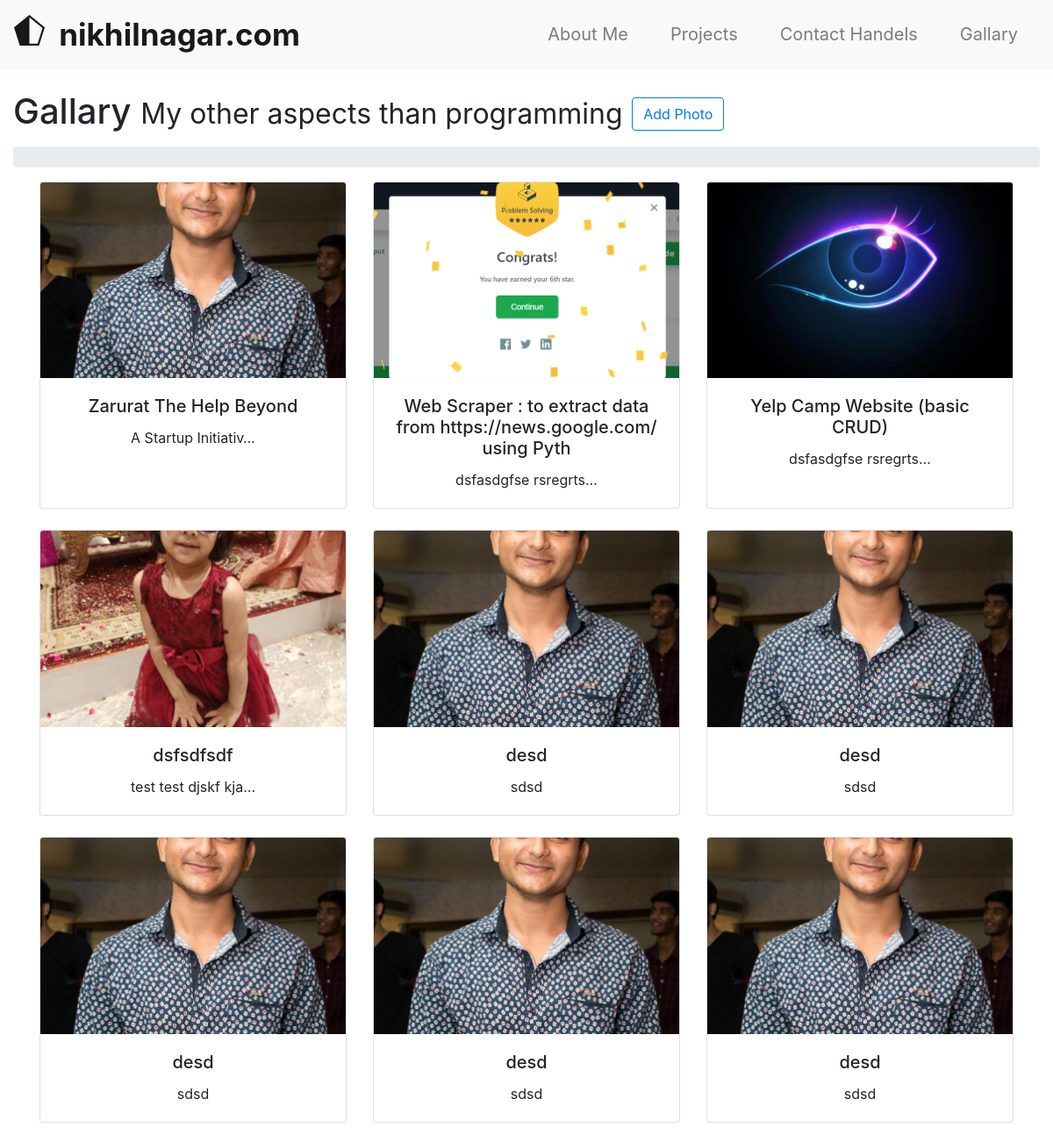
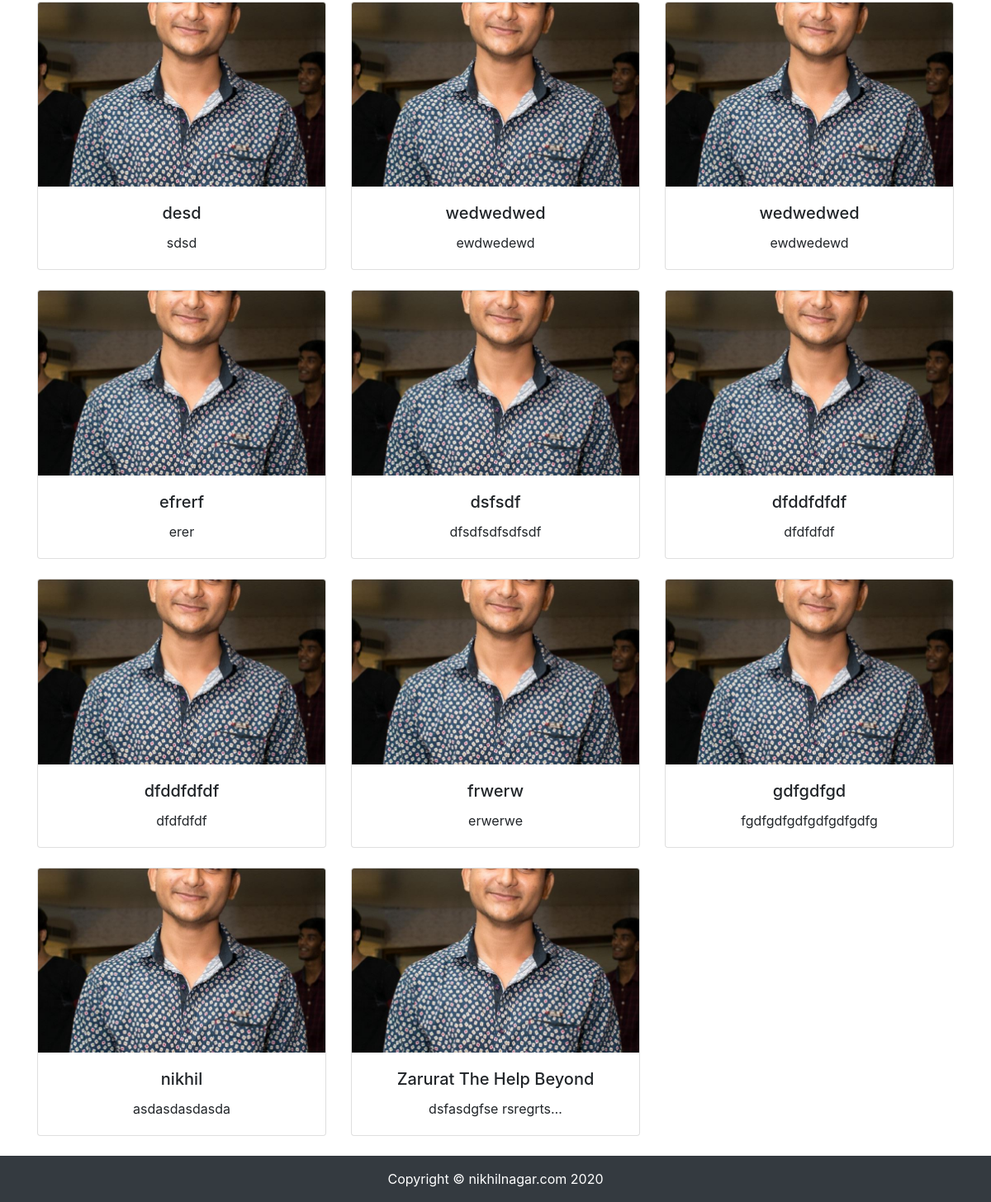
/portfolio/photocards/, run on the app's committed database (2 pictures, top to bottom).
### portfolio/models.py (models this page shows, shortened)
class Photocard(models.Model):
	title = models.CharField(max_length=70)
	description = models.CharField(max_length=400)
	photo = models.ImageField(upload_to='lifestyleuploads',default='lifestyleuploads/nikhilcompressed1.jpg')

### portfolio/views.py (the view)
# urls.py: path('photocards/',views.PhotocardListView.as_view(),name ='photocardlist'),
class PhotocardListView(ListView) :
	model = models.Photocard

### portfolio/templates/portfolio/photocard_list.html
{% extends "portfolio/base.html" %}
{% block content %}
    <h1 class="mt-4 mb-3">Gallary
      <small>My other aspects than programming</small>
      <a href="#">
      <button class='btn btn-outline-primary'>Add Photo</button></a>
    </h1>
    <div class="breadcrumb">
    </div>
     <div class="container">
    <div class="row">
    {% for postcard in object_list %}
       <div class="col-lg-4 mb-4">
        <div class="card h-100 text-center">
          <img class="card-img-top" src="{{postcard.photo.url }}" alt="xxxxxxx">
          <div class="card-body">
            <h5 class="card-title">{{postcard.title}}</h5>
            <p class="card-text">{{postcard.description|truncatechars:20}}</p>
          </div>
        </div>
      </div>
    {% endfor %}
     </div>
    </div>
{% endblock content  %}

### portfolio/templates/portfolio/base.html (shortened to what this page needs)
	<!DOCTYPE html>
	{% load static %}
	<html>
	<head>
  <link rel="stylesheet" type="text/css" href="https://stackpath.bootstrapcdn.com/font-awesome/4.7.0/css/font-awesome.min.css">
<link rel="stylesheet" href="https://cdn.rawgit.com/konpa/devicon/df6431e323547add1b4cf45992913f15286456d3/devicon.min.css">
		<link rel="stylesheet" href="https://maxcdn.bootstrapcdn.com/bootstrap/4.0.0/css/bootstrap.min.css">
        <link rel="stylesheet" href="https://cdnjs.cloudflare.com/ajax/libs/font-awesome/4.7.0/css/font-awesome.min.css">
		<link rel="stylesheet" type="text/css" href="{% static 'portfolio/base.css' %}">
	</head>
	<header>
		<nav class="navbar navbar-expand-lg navbar-light bg-light">
			<a class="navbar-brand " href="index.html" style="font-size:35px !important;font-weight:bold !important; ">
				<svg class="bi mr-2 bi-pentagon-half" width="1em" height="1em" viewBox="0 0 16 16" fill="currentColor" xmlns="http://www.w3.org/2000/svg">
					<path fill-rule="evenodd" d="M8 1.288V15h4.267l2.575-8.153L8 1.288zM16 6.5L8 0 0 6.5 3 16h10l3-9.5z" clip-rule="evenodd"/>
				</svg>
				nikhilnagar.com
			</a>
			<div class="collapse navbar-collapse" id="navbarNav">
				<ul class="nav navbar-nav ml-auto" style="	color:#817773;
	font-size: 20px;
	">
					<li class="nav-item  mx-3 ">
						<a class="nav-link" href="{% url 'portfolio:about' %}">About Me <span class="sr-only">(current)</span></a>
					</li>
					<li class="nav-item mx-3">
						<a class="nav-link" href="{% url 'portfolio:projects' %}">Projects</a>
					</li>
					<li class="nav-item mx-3">
						<a class="nav-link" href="{% url 'portfolio:contacts' %}">Contact Handels</a>
					</li>
					<li class="nav-item mx-3">
						<a class="nav-link" href="{% url 'portfolio:photocardlist' %}">Gallary</a>
					</li>
				</ul>
			</div>
		</nav>
	</header>
	<body>
<div class='container-fluid' style="min-height:100vh !important;">
		{% block content %}
		{% endblock content %}
</div>
  <footer class="py-3 bg-dark">
    <div class="container">
      <p class="m-0 text-center text-white">Copyright &copy; nikhilnagar.com 2020</p>
    </div>
  </footer>
	</body>
	</html>

### data on the page
Photocard: photo (picture), title "Zarurat The Help Beyond", description "A Startup Initiativ…"
Photocard: photo (picture), title "Web Scraper : to extract data from https://news.google.com/ using Pyth", description "dsfasdgfse rsregrts…"
Photocard: photo (picture), title "Yelp Camp Website (basic CRUD)", description "dsfasdgfse rsregrts…"
Photocard: photo (picture), title "dsfsdfsdf", description "test test djskf kja…"
Photocard: photo (picture), title "desd", description "sdsd"
Photocard: photo (picture), title "desd", description "sdsd"
Photocard: photo (picture), title "desd", description "sdsd"
Photocard: photo (picture), title "desd", description "sdsd"
Photocard: photo (picture), title "desd", description "sdsd"
Photocard: photo (picture), title "desd", description "sdsd"
Photocard: photo (picture), title "wedwedwed", description "ewdwedewd"
Photocard: photo (picture), title "wedwedwed", description "ewdwedewd"
Photocard: photo (picture), title "efrerf", description "erer"
Photocard: photo (picture), title "dsfsdf", description "dfsdfsdfsdfsdf"
Photocard: photo (picture), title "dfddfdfdf", description "dfdfdfdf"
Photocard: photo (picture), title "dfddfdfdf", description "dfdfdfdf"
Photocard: photo (picture), title "frwerw", description "erwerwe"
Photocard: photo (picture), title "gdfgdfgd", description "fgdfgdfgdfgdfgdfgdfg"
Photocard: photo (picture), title "nikhil", description "asdasdasdasda"
Photocard: photo (picture), title "Zarurat The Help Beyond", description "dsfasdgfse rsregrts…"
